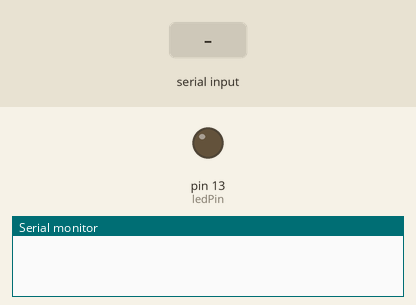
Bench run of a sketch on a simulated Arduino Uno, built with avr-gcc and run on an emulated ATmega328P. On the bench: output pins drawn as LEDs (lit = HIGH), the last lines printed to the serial monitor. Dashed ring = blinking. The inputs (shaded band) are chosen by the test bench. Random numbers use the default seed unless the sketch sets one.

Above: at 1.2 s.
1.3 s: "90,45\n" received over Serial
At 1.7 s:
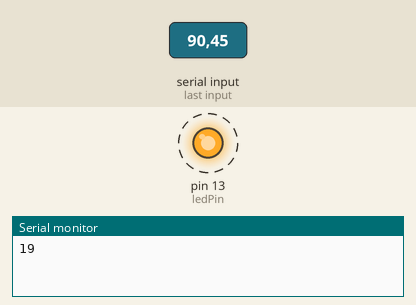
Timing chart, 0 to 10.3 s (numbered marks = the images above; inputs shaded):
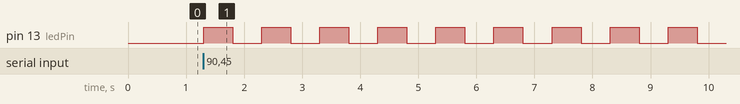

Measured:
- after the input at 1.3 s, pin 13 (ledPin): alternates HIGH for 0.50 s and LOW for 0.50 s, starting at once

The sketch:

Task1.1.ino
```cpp
int ledPin = LED_BUILTIN;  // Use built-in LED pin
void setup() {
  pinMode(ledPin, OUTPUT);  // Set LED pin as output
  digitalWrite(ledPin, LOW);  // Ensure LED starts off
  Serial.begin(9600);  // Initialize serial communication
  //Randomise number recevied every time
  randomSeed(analogRead(A0));
}

void loop() {
  if (Serial.available() > 0) {
    int numBlinks = Serial.parseInt();  // Read the number of blinks from serial
    int sleep = random(5, 50); //generate random number
    Serial.println(sleep); //sleep for the generated number(this is the number python sees)
    // Blink the LED numBlinks times
    for (int i = 0; i < numBlinks; i++) {
      digitalWrite(ledPin, HIGH);  // Turn the LED on
      delay(500);  // Wait for 500 milliseconds
      digitalWrite(ledPin, LOW);  // Turn the LED off
      delay(500);  // Wait for 500 milliseconds
    }
  }
}
```
